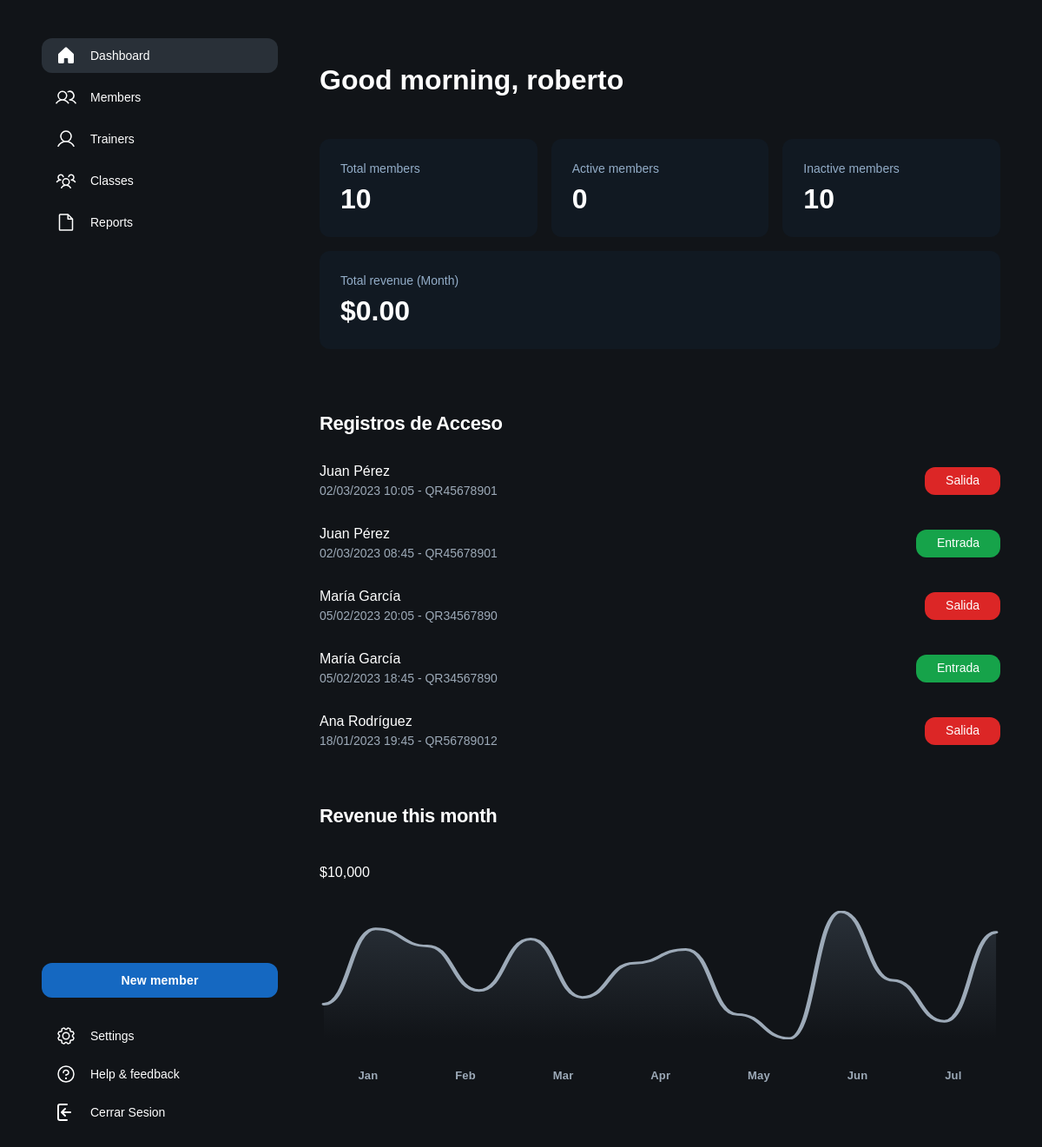
The page /index.php (signed in) on the database as committed earlier.
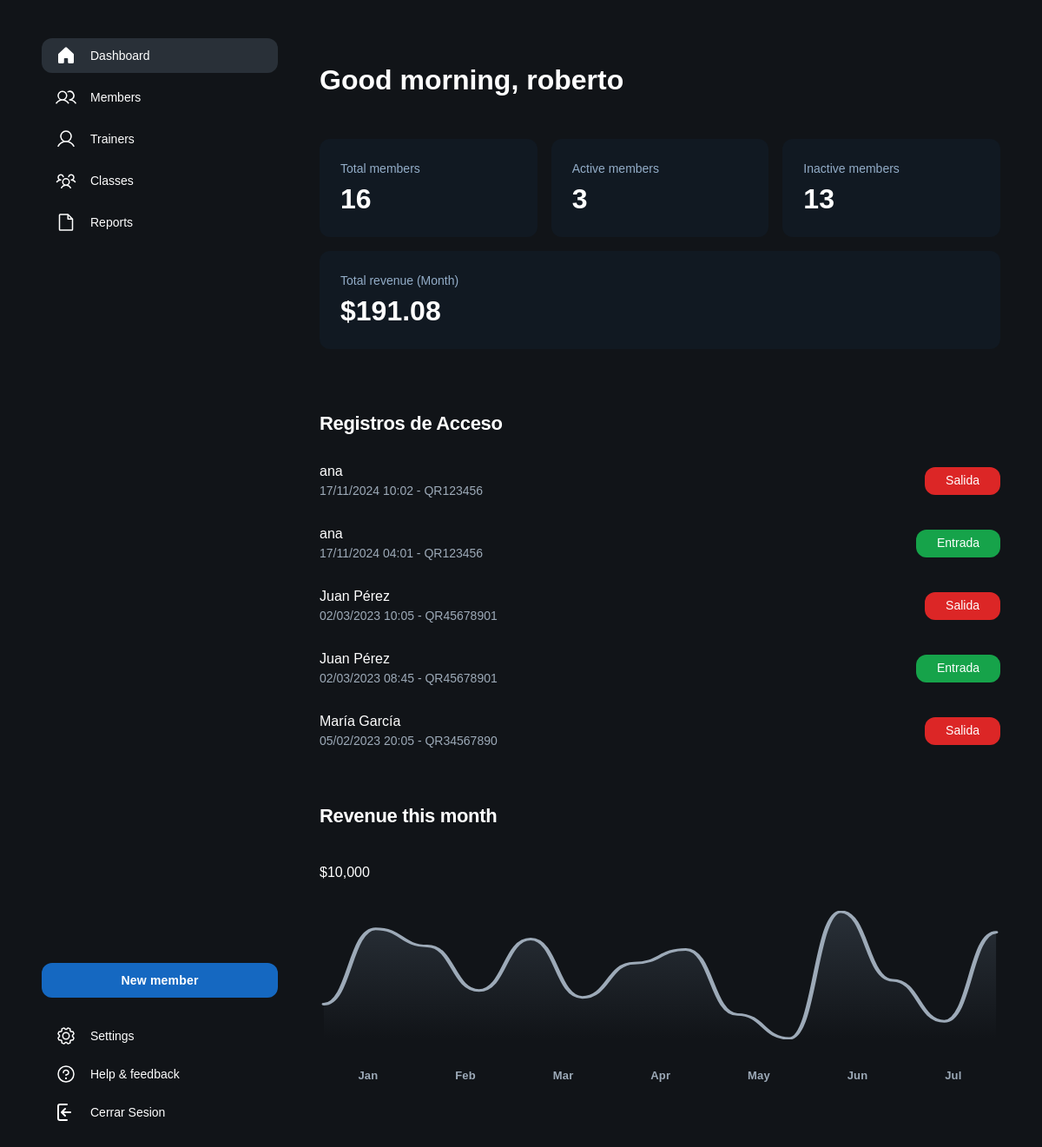
The same page on the database as committed later.
### tables this page shows
CREATE TABLE `registro_accesos` (
  `id` int(11) NOT NULL,
  `usuario_id` int(11) DEFAULT NULL,
  `fecha` datetime DEFAULT NULL,
  `tipo` enum('entrada','salida') DEFAULT NULL,
  `codigo_qr` varchar(255) DEFAULT NULL
);

CREATE TABLE `usuarios` (
  `id_usuario` int(11) NOT NULL,
  `nombre` varchar(100) DEFAULT NULL,
  `email` varchar(100) DEFAULT NULL,
  `passwd` varchar(255) DEFAULT NULL,
  `fecha_registro` date DEFAULT curdate(),
  `tipo` enum('cliente','admin') DEFAULT 'cliente'
);

### controller/home_controller.php (called while the page is built, shortened)
<?php
function home() {
    if (isset($_SESSION["nombre"]) && $_SESSION["admin"] == 1) {
        require_once("model/dashboard_model.php");
        $dashboard = new DashboardModel();
        $totalMembers = $dashboard->getTotalMembers();
        $activeMembers = $dashboard->getActiveMembers();
        $inactiveMembers = $dashboard->getInactiveMembers();
        $totalRevenue = $dashboard->getTotalRevenue();
        $lastAccessLogs = $dashboard->getLastAccessLogs();
    }
    include_once 'view/home_view.php';
}
?>

### model/conectar.php (called while the page is built)
<?php
class Conectar{
    public static function conexion(){
        try {
            $conexion=new mysqli("127.0.0.1","root","","gimnasio_db");
        } catch (Exception $e) {
            die('Error:'.$e->getMessage());
        }
        return $conexion;
    }
}
?>

### model/dashboard_model.php (called while the page is built)
<?php
require_once 'conectar.php';
class DashboardModel {
    private $conexion;
    public function __construct() {
        $this->conexion = Conectar::conexion();
    }
    public function getTotalMembers() {
        $query = "SELECT COUNT(*) as total FROM usuarios WHERE tipo = 'cliente'";
        $resultado = $this->conexion->query($query);
        $row = $resultado->fetch_assoc();
        return $row['total'];
    }
    public function getActiveMembers() {
        $query = "SELECT COUNT(*) as activos FROM usuarios u
                 INNER JOIN usuarios_membresias um ON u.id_usuario = um.usuario_id
                 WHERE u.tipo = 'cliente'
                 AND um.fecha_fin >= CURRENT_DATE()";
        $resultado = $this->conexion->query($query);
        $row = $resultado->fetch_assoc();
        return $row['activos'];
    }
    public function getInactiveMembers() {
        $query = "SELECT COUNT(*) as inactivos FROM usuarios u
                 LEFT JOIN usuarios_membresias um ON u.id_usuario = um.usuario_id
                 WHERE u.tipo = 'cliente'
                 AND (um.fecha_fin < CURRENT_DATE() OR um.id IS NULL)";
        $resultado = $this->conexion->query($query);
        $row = $resultado->fetch_assoc();
        return $row['inactivos'];
    }
    public function getTotalRevenue() {
        $query = "SELECT
                    SUM(m.precio / m.duracion_dias * 30) as total
                 FROM usuarios_membresias um
                 INNER JOIN membresias m ON um.membresia_id = m.id
                 WHERE um.fecha_inicio <= CURRENT_DATE()
                 AND um.fecha_fin >= CURRENT_DATE()";
        $resultado = $this->conexion->query($query);
        $row = $resultado->fetch_assoc();
        return $row['total'] ?? 0;
    }
    public function getLastAccessLogs() {
        $query = "SELECT ra.*, u.nombre
                 FROM registro_accesos ra
                 INNER JOIN usuarios u ON ra.usuario_id = u.id_usuario
                 ORDER BY ra.fecha DESC
                 LIMIT 5";
        $resultado = $this->conexion->query($query);
        $logs = [];
        while ($row = $resultado->fetch_assoc()) {
            $logs[] = $row;
        }
        return $logs;
    }
}
?>

### view/dashboard_admin.php (the view, shortened to what the changed rows need)
<!DOCTYPE html>
<html>
  <head>
    <script src="https://cdn.tailwindcss.com?plugins=forms,container-queries"></script>
  </head>
  <body>
    <div class="relative flex size-full min-h-screen flex-col bg-[#111418] dark group/design-root overflow-x-hidden" style='font-family: Lexend, "Noto Sans", sans-serif;'>
      <div class="layout-container flex h-full grow flex-col">
        <div class="gap-1 px-6 flex flex-1 justify-center py-5">
          <div class="layout-content-container flex flex-col w-80 fixed left-6 top-5 bottom-5">
            <div class="flex h-full min-h-[700px] flex-col justify-between bg-[#111418] p-4">
              <div class="flex flex-col gap-4">
                <div class="flex flex-col gap-2">
                  <div class="flex items-center gap-3 px-3 py-2 rounded-xl bg-[#293038]">
                    <div class="text-white" data-icon="House" data-size="24px" data-weight="fill">
                    </div>
                    <a class="text-white text-sm font-medium leading-normal" href="index.php?controlador=home&action=home">Dashboard</a>
                  </div>
                  <div class="flex items-center gap-3 px-3 py-2">
                    <div class="text-white" data-icon="Users" data-size="24px" data-weight="regular">
                    </div>
                    <a class="text-white text-sm font-medium leading-normal" href="index.php?controlador=miembros&action=home">Members</a>
                  </div>
                  <div class="flex items-center gap-3 px-3 py-2">
                    <div class="text-white" data-icon="User" data-size="24px" data-weight="regular">
                    </div>
                    <a class="text-white text-sm font-medium leading-normal" href="index.php?controlador=entrenadores&action=home">Trainers</a>
                  </div>
                  <div class="flex items-center gap-3 px-3 py-2">
                    <div class="text-white" data-icon="UsersThree" data-size="24px" data-weight="regular">
                    </div>
                    <a class="text-white text-sm font-medium leading-normal" href="index.php?controlador=clases&action=home">Classes</a>
                  </div>
                  <div class="flex items-center gap-3 px-3 py-2">
                    <div class="text-white" data-icon="File" data-size="24px" data-weight="regular">
                    </div>
                    <a class="text-white text-sm font-medium leading-normal" href="#">Reports</a>
                  </div>
                </div>
              </div>
              <div class="flex flex-col gap-4">
                <button
                  class="flex min-w-[84px] max-w-[480px] cursor-pointer items-center justify-center overflow-hidden rounded-xl h-10 px-4 bg-[#1568c1] text-white text-sm font-bold leading-normal tracking-[0.015em]"
                >
                  <span class="truncate">New member</span>
                </button>
                <div class="flex flex-col gap-1">
                  <div class="flex items-center gap-3 px-3 py-2">
                    <div class="text-white" data-icon="Gear" data-size="24px" data-weight="regular">
                    </div>
                    <a class="text-white text-sm font-medium leading-normal" href="#">Settings</a>
                  </div>
                  <div class="flex items-center gap-3 px-3 py-2">
                    <div class="text-white" data-icon="Question" data-size="24px" data-weight="regular">
                    </div>
                    <a class="text-white text-sm font-medium leading-normal" href="#">Help &amp; feedback</a>
                  </div>
                  <div class="flex items-center gap-3 px-3 py-2">
                    <div class="text-white" data-icon="Question" data-size="24px" data-weight="regular">
                      <svg xmlns="http://www.w3.org/2000/svg" viewBox="0 0 24 24" width="24" height="24" fill="none" stroke="#FFFFFF" stroke-width="2" stroke-linecap="round" stroke-linejoin="round">
                        <path d="M13 3H5a2 2 0 0 0-2 2v14a2 2 0 0 0 2 2h8" />
                        <path d="M7 12h10M7 12l4-4M7 12l4 4" />
                      </svg>
                    </div>
                    <a class="text-white text-sm font-medium leading-normal" href="index.php?controlador=miembros&action=desconectar">Cerrar Sesion</a>
                  </div>
                </div>
              </div>
            </div>
          </div>
          <div class="layout-content-container flex flex-col max-w-[1100px] flex-1 ml-[320px]">
            <div class="flex flex-wrap justify-between gap-3 p-4"><p class="text-white tracking-light text-[32px] font-bold leading-tight min-w-72">Good morning, <?php echo htmlspecialchars($_SESSION["nombre"]); ?></p></div>
            <div class="flex flex-wrap gap-3 p-4">
              <div class="flex min-w-[200px] flex-1 flex-col gap-1 rounded-xl bg-[#111922] p-4">
                <p class="text-[#93adc8] text-sm font-medium leading-normal">Total members</p>
                <p class="text-white text-[32px] font-bold leading-tight"><?php echo $totalMembers; ?></p>
              </div>
              <div class="flex min-w-[200px] flex-1 flex-col gap-1 rounded-xl bg-[#111922] p-4">
                <p class="text-[#93adc8] text-sm font-medium leading-normal">Active members</p>
                <p class="text-white text-[32px] font-bold leading-tight"><?php echo $activeMembers; ?></p>
              </div>
              <div class="flex min-w-[200px] flex-1 flex-col gap-1 rounded-xl bg-[#111922] p-4">
                <p class="text-[#93adc8] text-sm font-medium leading-normal">Inactive members</p>
                <p class="text-white text-[32px] font-bold leading-tight"><?php echo $inactiveMembers; ?></p>
              </div>
              <div class="flex min-w-[200px] flex-1 flex-col gap-1 rounded-xl bg-[#111922] p-4">
                <p class="text-[#93adc8] text-sm font-medium leading-normal">Total revenue (Month)</p>
                <p class="text-white text-[32px] font-bold leading-tight">$<?php echo number_format($totalRevenue, 2); ?></p>
              </div>
            </div>
            <h2 class="text-white text-[22px] font-bold leading-tight tracking-[-0.015em] px-4 pb-3 pt-5">Registros de Acceso</h2>
            <?php foreach ($lastAccessLogs as $log): ?>
            <div class="flex items-center gap-4 bg-[#111418] px-4 min-h-[72px] py-2 justify-between">
              <div class="flex flex-col justify-center">
                <p class="text-white text-base font-medium leading-normal line-clamp-1"><?php echo htmlspecialchars($log['nombre']); ?></p>
                <p class="text-[#9daab8] text-sm font-normal leading-normal line-clamp-2">
                    <?php
                    $fecha = new DateTime($log['fecha']);
                    echo $fecha->format('d/m/Y H:i') . ' - ' .
                         ($log['codigo_qr']);
                    ?>
                </p>
              </div>
              <div class="shrink-0">
                <span class="flex min-w-[84px] max-w-[480px] items-center justify-center overflow-hidden rounded-xl h-8 px-4 <?php echo $log['tipo'] == 'entrada' ? 'bg-green-600' : 'bg-red-600'; ?> text-white text-sm font-medium leading-normal w-fit">
                  <?php echo $log['tipo'] == 'entrada' ? 'Entrada' : 'Salida'; ?>
                </span>
              </div>
            </div>
            <?php endforeach; ?>
            <h2 class="text-white text-[22px] font-bold leading-tight tracking-[-0.015em] px-4 pb-3 pt-5">Revenue this month</h2>
            <div class="flex flex-wrap gap-4 px-4 py-6">
              <div class="flex min-w-72 flex-1 flex-col gap-2">
                <p class="text-white text-base font-medium leading-normal">$10,000</p>
                <div class="flex min-h-[180px] flex-1 flex-col gap-8 py-4">
                  <div class="flex justify-around">
                    <p class="text-[#9daab8] text-[13px] font-bold leading-normal tracking-[0.015em]">Jan</p>
                    <p class="text-[#9daab8] text-[13px] font-bold leading-normal tracking-[0.015em]">Feb</p>
                    <p class="text-[#9daab8] text-[13px] font-bold leading-normal tracking-[0.015em]">Mar</p>
                    <p class="text-[#9daab8] text-[13px] font-bold leading-normal tracking-[0.015em]">Apr</p>
                    <p class="text-[#9daab8] text-[13px] font-bold leading-normal tracking-[0.015em]">May</p>
                    <p class="text-[#9daab8] text-[13px] font-bold leading-normal tracking-[0.015em]">Jun</p>
                    <p class="text-[#9daab8] text-[13px] font-bold leading-normal tracking-[0.015em]">Jul</p>
                  </div>
                </div>
              </div>
            </div>
          </div>
        </div>
      </div>
    </div>
  </body>
</html>

Rows that differ between the two databases and show on the page:
no longer on this page (row unchanged): registro_accesos: usuario.nombre "María García", fecha "05/02/2023 18:45", codigo_qr "QR34567890", tipo "Entrada"
no longer on this page (row unchanged): registro_accesos: usuario.nombre "Ana Rodríguez", fecha "18/01/2023 19:45", codigo_qr "QR56789012", tipo "Salida"
added registro_accesos: usuario.nombre "ana", fecha "17/11/2024 10:02", codigo_qr "QR123456", tipo "Salida"
added registro_accesos: usuario.nombre "ana", fecha "17/11/2024 04:01", codigo_qr "QR123456", tipo "Entrada"
Other text that changed with them:
$totalMembers: "10" → "16"
$activeMembers: "0" → "3"
$inactiveMembers: "10" → "13"
$totalRevenue: "0.00" → "191.08"
